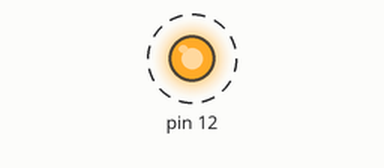
Recording of a sketch running on a simulated Arduino Uno, built with avr-gcc and run on an emulated ATmega328P. Parts: output pins drawn as LEDs (lit = HIGH). Dashed ring = blinking.

Above: at 0.02 s.
Timing chart, 0 to 3.0 s (numbered marks = the images above):
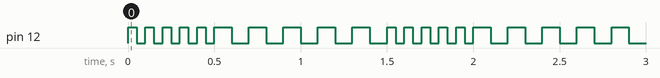

The sketch:

Blinking_Led.ino
```cpp
void setup() {
  // put your setup code here, to run once:
pinMode(12, OUTPUT);
}

void loop() {
  // put your main code here, to run repeatedly:
for (int i = 0; i < 5; i++)
{
  digitalWrite(12, HIGH);
  delay(50);
  digitalWrite(12,LOW);
  delay(50);
  }

for (int i = 0; i < 5; i++)
{
  digitalWrite(12, HIGH);
  delay(100);
  digitalWrite(12,LOW);
  delay(100);
  }
}
```

Measured:
- by itself, pin 12: alternates HIGH for 0.05 s and LOW for 0.05 s
